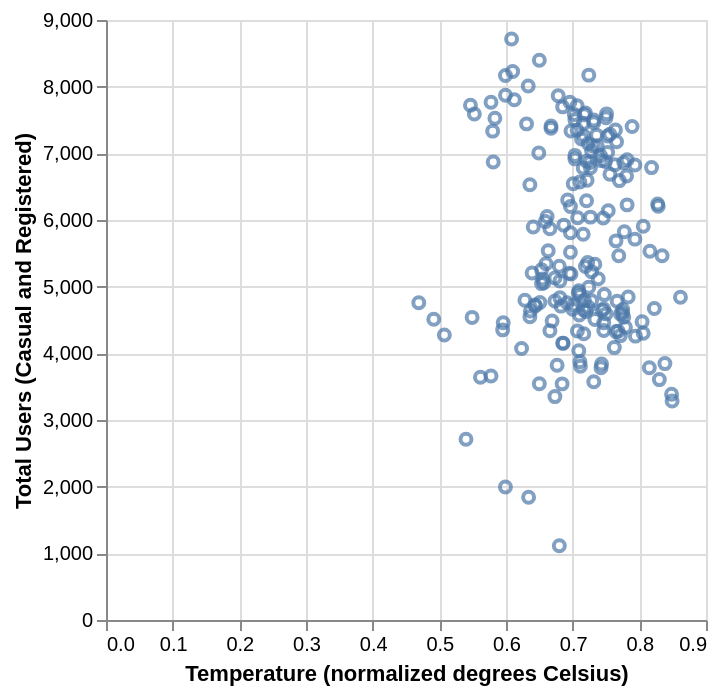

The cell this chart's notebook holds for it:
### Markdown cell above
**Question 3.4** 
<br> {points: 3}

Plot the data as a scatter plot. Label your x-axis: `Temperature (normalized degrees Celsius)` and your y-axis: `Total Users (Casual and Registered)`. Assign your plot to an object called `bike_plot_fall`.

### Code cell
# Your Code Here

### Figure 1 — Vega-Lite specification as saved in the notebook (floating-point values rounded to 4 significant figures; data arrays with more than 128 entries replaced by an {"elided": "..."} marker saying what was removed)
{"config": {"view": {"continuousWidth": 300, "continuousHeight": 300}}, "data": {"name": "data-ab8637a8199ce236916dc2de434e09b8"}, "mark": {"type": "point"}, "encoding": {"x": {"field": "temperature", "title": "Temperature (normalized degrees Celsius)", "type": "quantitative"}, "y": {"field": "total_users", "title": "Total Users (Casual and Registered)", "type": "quantitative"}}, "$schema": "https://vega.github.io/schema/vega-lite/v5.20.1.json", "datasets": {"data-ab8637a8199ce236916dc2de434e09b8": {"elided": "188 records"}}}
